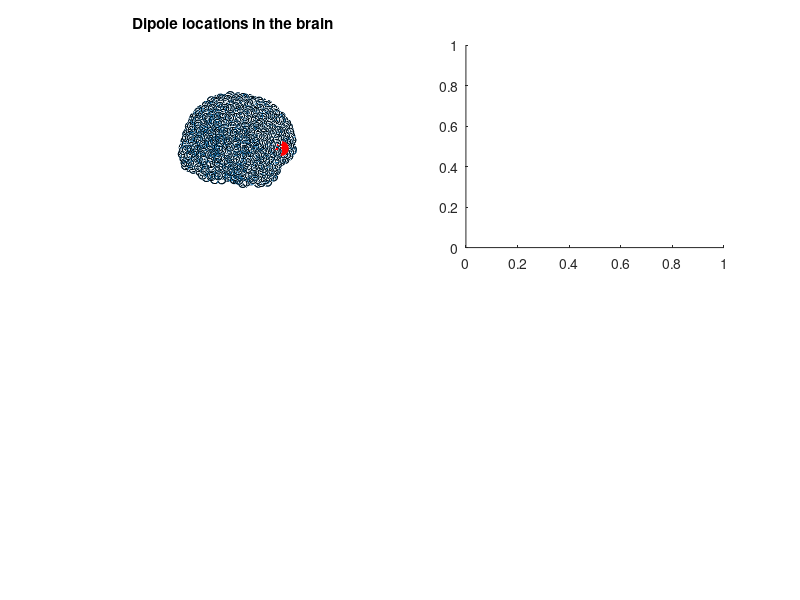

This chart was generated by the following MATLAB code: (Note: this script raises an error after producing the figure.)
%% Ripple-gedMEG
%
% This simulation file ("ripple_gedMEG.m") calculates multivariate sharp-wae ripples via generalized eigendecomposition.
% This paper is currently under review as Ohki et al. "Multivariate sharp-wave ripples in schizophrenia during awake state"
% 
% Questions -> takefumi2ohki@gmail.com
%
% Note:  This code is based and modified on Michael X Cohen's excellent tutorial paper  on generalized eigenvalue decomposition. 
%           Please also refer to this paper:
%           "A tutorial on generalized eigendecomposition for denoising, 
%           contrast enhancement, and dimension reduction in multichannel
%           electrophysiology.", NeuroImage (2022)


%% Setup
clear all, close all

% load mat file containing MEG, leadfield and channel locations
load emptyMEG

% Basics parameters 4 simulations
MEG.srate   = 1000; % Hz
MEG.trials   =  50;
MEG.pnts    = 1000;
MEG.times  =  ( 0 : MEG.pnts -1 ) / MEG.srate;

% Index 4 dipole location associated with ripples
% Although we set the dipole location based on the empirical findings,
% you can try different dipoles positions.

dipoleLoc = 1560; % right MTL including hippocampus
nDipoles   = 1;       % number of distinct dipole locations

% normalize dipoles (normal to the surface of the head)
lf.GainN = bsxfun(@times, squeeze( lf.Gain(:,1,:)), lf.GridOrient(:,1)') + bsxfun(@times,squeeze( lf.Gain(:,2,:)),lf.GridOrient(:,2)') + bsxfun(@times,squeeze( lf.Gain(:,3,:) ), lf.GridOrient(:,3)' );


%% Generate random dipole data in the brain and target signal.
% create 1000 time points of random dipole data in the brain

% noise level
scaler4noise = 1.1;
dipole_data = scaler4noise*randn( length(lf.Gain), 1000);

% specify the frequency (Hz) 4 the target event
frex = 120;

% duration, starting and end time  4 the target event
duration = 50; 
st_time   = 501; ed_time  = st_time + duration;

% Create a simulated ripple with some noises in the specified dipole location
% and add it to dipole data as Ground-truth data 

% Simulation 1: signal only consisting of ripple with some noise
% NOTE: the use of the randn function may lead to slight variations in the results as it generates random numbers. 
% Therefore, the execution outcomes may vary slightly depending on the specific run.
dipole_data(dipoleLoc, st_time : ed_time ) = 15*sin(2*pi*frex*( 0 : duration ) /MEG.srate ) + scaler4noise*randn(1,  duration + 1) ;

% Simulation 2: signal consisting of phase amplitude coupling (e.g., spindle and ripple)
% parameter 4 the coupling strength
% nonmodulatedamplitude = 5; % increase this to get less modulation; you'll see that this is reflected in the MI value
% 
% % lower frex (i.e., nesting phase frex) and higher frex (i.e., nested amplitude frex) 
% Phase_Modulating_Freq = 15;
% Amp_Modulated_Freq    = frex;

% creation simulation data
% dipole_data(dipoleLoc, st_time : ed_time ) =  (10*(sin(2*pi*( 0 : duration )*Phase_Modulating_Freq/MEG.srate)+1) ... 
%                                                                          + nonmodulatedamplitude*0.1).*sin(2*pi*( 0 : duration )*Amp_Modulated_Freq/MEG.srate)...
%                                                                          + sin(2*pi*( 0 : duration )*Phase_Modulating_Freq/MEG.srate) ...
%                                                                          + scaler4noise*randn(1, length(st_time: ed_time) );

% project dipole data to MEG data
MEG.data = lf.GainN*dipole_data;

% time index based on sampling rate 
MEG.times = ( 0 : size(MEG.data,2) -1 ) / MEG.srate;

% plot brain dipoles
figure(1), clf, 

subplot(221)
plot3( lf.GridLoc(:, 1), lf.GridLoc(:, 2), lf.GridLoc(:, 3), 'o')
hold on
plot3( lf.GridLoc(:,1), lf.GridLoc(:, 2), lf.GridLoc(:, 3), 'ko'), hold on
plot3( lf.GridLoc(dipoleLoc, 1), lf.GridLoc(dipoleLoc, 2), lf.GridLoc(dipoleLoc, 3),'ro','markerfacecolor','r','markersize',10)
rotate3d on, axis square, axis off
title('Dipole locations in the brain')

% Each dipole can be projected onto the scalp using the forward model. 
% The code below shows this projection from one dipole.
subplot(222)
topoplotIndie( lf.GainN(:, dipoleLoc ), MEG.chanlocs, 'numcontour',  0, 'electrodes', 'off', 'shading', 'interp');
title('Signal dipole projection'), colormap jet

% plot the data from one channel
subplot(212), hold on
% SPW-Rs
plot( MEG.times, .35+ dipole_data(dipoleLoc ,:) / norm(dipole_data(dipoleLoc ,:) ), 'r', 'linew', 1)

% MEG sensor at the event location
MEG_ch = 41; % nearest MEG sensor to ripple
plot( MEG.times, .15 + MEG.data(MEG_ch, :) / norm( MEG.data(MEG_ch, : ) ), 'k', 'linew', 1)
plot( [ .5  .5 ], get(gca,'ylim'), 'k--', 'HandleVisibility', 'off');
xlabel('Time (sec)'), ylabel('(Amplitude)')
legend({'Target Signal (Truth)'; 'Nearest MEG Sensor'})
set(gca,'ytick',[])



%% ----------------------------- %%
%    Ripple reconstruction via PCA    %
%%% --------------------------- %%%

% This code cell demonstrates that PCA is unable
% recover the simulated dipole signal.

% Epoching the target data
tmpData = MEG.data( :, st_time: ed_time);

% Create covariance matrix 4 PCA
cov4PCA = cov(tmpData'); % (channel by channel)

% PCA
[evecs, evals] = eig( cov4PCA );

% sort eigenvalues/vectors
[evals, sidx] = sort( diag(evals), 'descend');
evecs = evecs( :, sidx);

% plot EigenSpectrum
figure(2), clf
subplot(231)
plot(evals, 'go-','markerfacecolor','b','linew', 5, 'markersize', 10)
axis square
set(gca,'xlim',[0 15])
title('PCA eigenvalues')
xlabel('Components '), ylabel('Power ratio (\lambda)')

% Create PC time series (i.e., component) 
comp_ts = evecs( :, 1)'*MEG.data;

% normalize time series (for visualization)
dipl_ts    =  dipole_data(dipoleLoc,:) / norm(dipole_data(dipoleLoc,:));
comp_ts =  comp_ts / norm(comp_ts);
chan_ts  =  MEG.data(MEG_ch ,:) / norm(MEG.data(MEG_ch ,:));

% plot the time series
subplot(212), hold on
plot( MEG.times, .35+dipl_ts, 'r', 'linew', 1)
plot( MEG.times, .15+chan_ts, 'k')
plot( MEG.times, -.005+ comp_ts, 'g')
legend({'Truth';'MEG channel';'PCA time series'})
set(gca,'ytick',[])
xlabel('Time (sec)')

%%% spatial filter forward model via PCA
filt_topo = evecs( :, 1); % using the 1st eigenvector

% Eigenvector sign uncertainty can cause a sign-flip, which is corrected for by 
% forcing the largest-magnitude projection to be positive.
[~, se] = max(abs( filt_topo ));
filt_topo = filt_topo * sign(filt_topo(se));

% plot the maps
subplot(232)
topoplotIndie( lf.GainN(:,dipoleLoc), MEG.chanlocs, 'numcontour', 0, 'electrodes', 'off', 'shading', 'interp');
title('Truth topomap'), colormap jet

subplot(233)
topoplotIndie(filt_topo, MEG.chanlocs,'electrodes','off','numcontour', 0);
title('PCA forward model'), colormap jet


%% ----------------------------- %%
%    Ripple detection via GED    %
%%% --------------------------- %%%

%%% STEP 1 : Create covariance matrices 4 GED
% Target covariance matrix (i.e., covT)  using the filter data
% Params 4 band-pass filter 
peakfreq = frex; % "ripple" (Hz)
fwhm      = 20; % full-width at half-maximum around the ripple peak

% Do filtering via filterFGx.m
[ filtdata, empVals ] = filterFGx( MEG.data, MEG.srate, peakfreq, fwhm, 1 ); 

% Epoching Data consisting of ripple
tmpData4T = filtdata( :, st_time: ed_time);

% Calc covT (channel by channel)
covT = cov( tmpData4T' ); 


%%% STEP 2 : Create Control covariance matrix (i.e., covC) using the raw data
% Epoching the raw events-related data 
tmpData4C = MEG.data( :, : );
% tmpData4C = MEG.data(:, st_time: ed_time);

% Calc covC (channel by channel)
covC = cov( tmpData4C' ); 


%%% STEP 3 : Shrinkage regulariation 4 covC
% parameters
g = .01;

% calc param "a"
a = mean( eig(covC) );

% new covC
covC_SR = (1-g)*covC + g*a*eye(64); 

%%% plot the two covariance matrices
figure(3), clf

% Target covariance matrix
subplot(141)
imagesc(covT), colormap jet
title('covT')
axis square, %set(gca,'clim',[-1 1]*1e6)
xticks([]); yticks([]); 

% Control covariance matrix
subplot(142)
imagesc(covC), colormap jet
title('covC')
axis square, 
xticks([]); yticks([]); 

% Control covariance matrix with SR
subplot(143)
imagesc(covC_SR), colormap jet
title('Regularized covC via SR')
axis square, 
xticks([]); yticks([]); 

% R^{-1}S
subplot(144)
imagesc(inv(covC)*covT)
title('C^-^1T matrix')
axis square, 
xticks([]); yticks([]); 


%%% STEP 4 : Generalized eigendecomposition (GED)
[evecs, evals] = eig(covT, covC);

% sort eigenvalues/vectors
[evals, sidx] = sort(diag(evals),'descend');
evecs = evecs( :, sidx);

% plot the eigenspectrum
figure(4), clf
subplot(231)
plot(evals, 'ro-','markerfacecolor','b','linew', 5, 'markersize', 10)
axis square
set(gca,'xlim',[0 15])
title('GED eigenvalues')
xlabel('Components'), ylabel('Power ratio (\lambda)')

% GED component as time series 
comp_ts = evecs( :, 1)'*MEG.data; % use the 1st eigenvector

%%% plot for comparison
% normalize time series (for visualization)
dipl_ts = dipole_data(dipoleLoc, :) / norm(dipole_data(dipoleLoc, :));
comp_ts = comp_ts / norm(comp_ts);
chan_ts = MEG.data(MEG_ch,:) / norm(MEG.data(MEG_ch,:));

% plot the time series
subplot(212), hold on
plot( MEG.times, .35+dipl_ts, 'r')
plot( MEG.times, .15+chan_ts, 'k')
plot( MEG.times, -.04+ comp_ts, 'r' )
legend({'Truth';'MEG channel';'GED time series'})
set(gca,'ytick',[])
xlabel('Time (sec)')

%%% spatial filter forward model
% Obtained by passing the covariance matrix through the filter.
filt_topo = covT*evecs(:, 1);

% Eigenvector sign uncertainty can cause a sign-flip, which is corrected for by 
% forcing the largest-magnitude projection sensor to be positive.
[~,se] = max(abs( filt_topo ));
filt_topo = filt_topo * sign(filt_topo(se));

% plot the maps
subplot(232)
topoplotIndie( lf.GainN(:, dipoleLoc), MEG.chanlocs,'numcontour', 0, 'electrodes','off','shading','interp');
title('Truth topomap'), colormap jet

subplot(233)
topoplotIndie( filt_topo, MEG.chanlocs,'electrodes','off','numcontour',0);
title('GED forward model'), colormap jet


%% ----------------------------- %%
%     Ripple reconstruction via ICA     %
%%% --------------------------- %%%

% NOTE: This cell computes ICA based on the jade algorithm (i.e., deterministic algorithms). 
% Make sure the jader() function is in your MATLAB path
% See also:  Rutledge, Douglas N., and D. Jouan-Rimbaud Bouveresse. 
% "Independent components analysis with the JADE algorithm." TrAC Trends in Analytical Chemistry 50 (2013): 22-32.

% Compute ICA via jader
% Epoching the target data
% tmpData = MEG.data( :, st_time: ed_time);
ivecs = jader(tmpData, 40); % It takes some minutes 
ic_scores = ivecs*MEG.data;
icmaps = pinv(ivecs');
evals = diag(icmaps*icmaps');

% plot the IC energy
figure(5), clf
subplot(231)
plot(evals, 'bo-','markerfacecolor','k','linew', 5, 'markersize', 10)
axis square
set(gca,'xlim',[0 15])
title('ICA')
xlabel('Components'), ylabel('IC energy')

% component time series is eigenvector as spatial filter for data
comp_ts = ic_scores(1, :); 

% plot for comparison
% normalize time series (for visualization)
dipl_ts = dipole_data(dipoleLoc,:) / norm(dipole_data(dipoleLoc,:));
comp_ts = comp_ts / norm(comp_ts);
chan_ts = MEG.data(MEG_ch,:) / norm(MEG.data(MEG_ch,:));

% plot the time series
subplot(212), hold on
plot( MEG.times, .35+dipl_ts, 'r')
plot( MEG.times, .15+chan_ts, 'k')
plot( MEG.times, -.04+ comp_ts, 'b' )
legend({'Truth';'MEG channel';'ICA time series'})
set(gca,'ytick',[])
xlabel('Time (sec)')

% plot the maps
subplot(232)
topoplotIndie(lf.GainN(:,dipoleLoc), MEG.chanlocs,'numcontour', 0,'electrodes','off','shading','interp');
title('Truth topomap'), colormap jet

subplot(233)
topoplotIndie(icmaps( 1, : ), MEG.chanlocs,'electrodes','off','numcontour', 0);
title('ICA forward model')


%% done.


